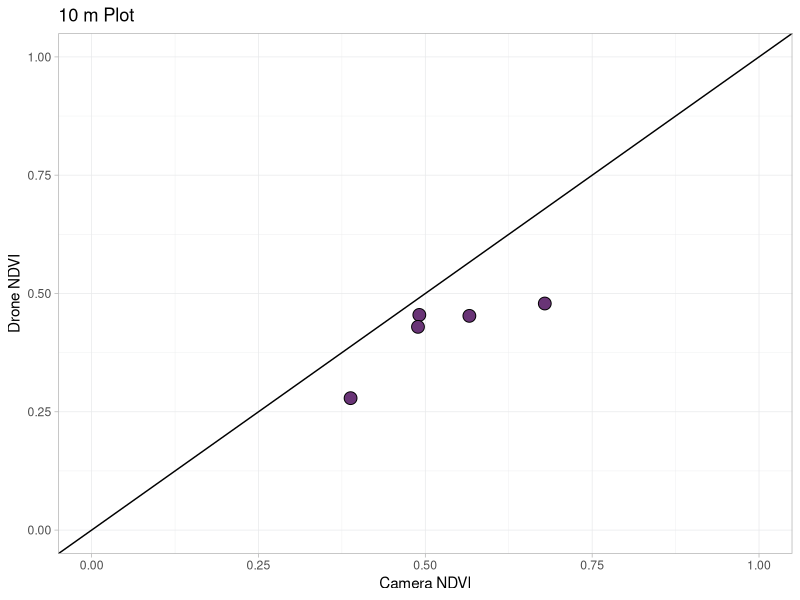
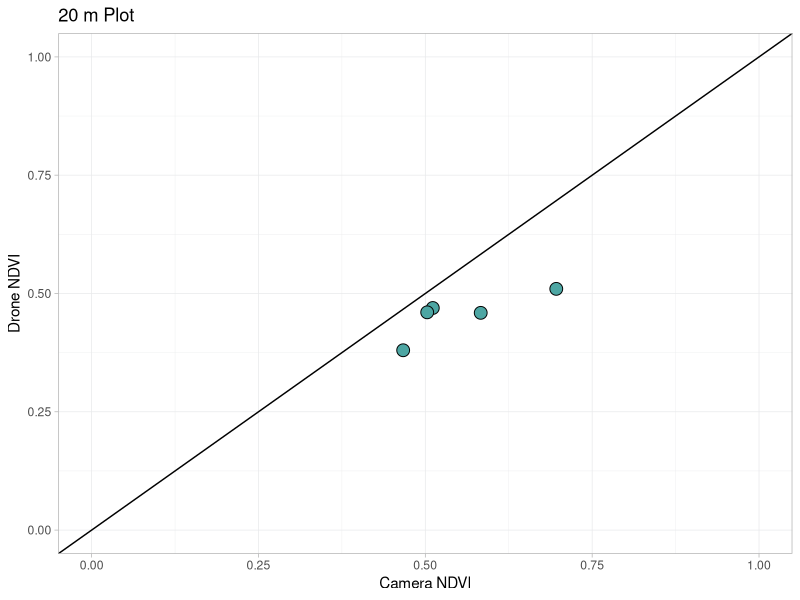
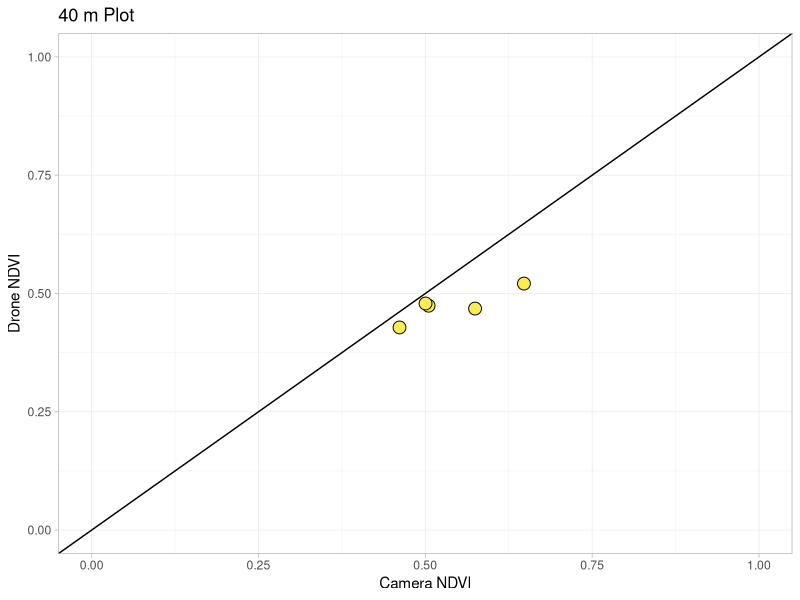
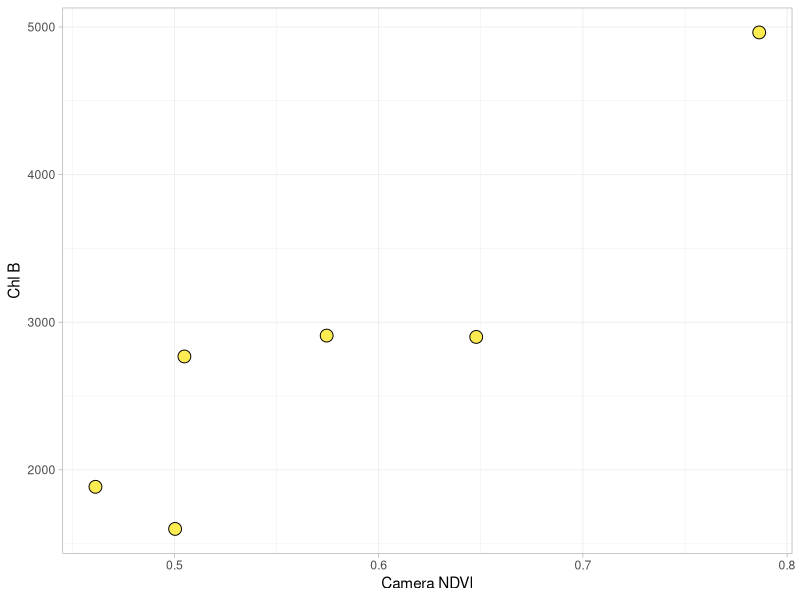
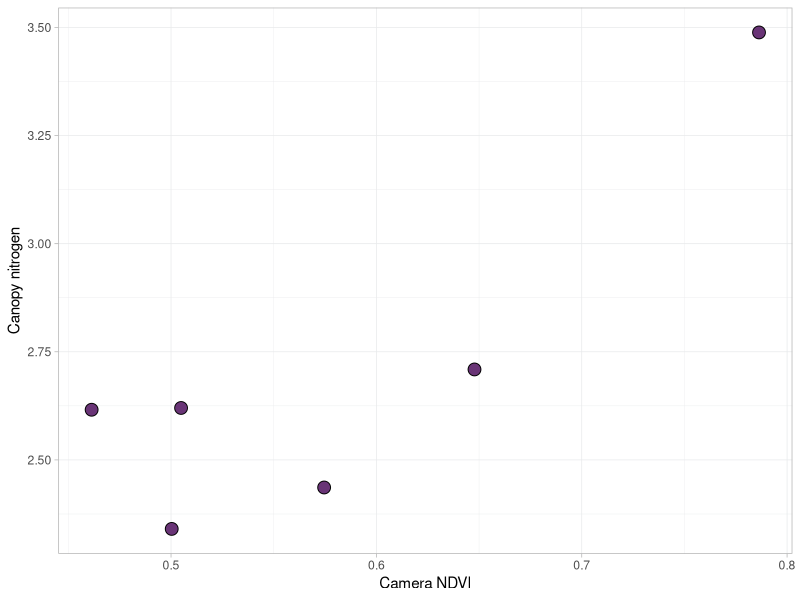

Here is the R script that generated these plots, in order: (Note: this script raises an error after producing the figures.)
#
require(ggplot2)
require(tidyverse)


litter <- read.csv("./data/ltreb_litterfall_data.csv")
ndvi.drone <- read.csv("./data/drone_ndvi_clean.csv")
df <- read.csv("./data/ltreb_ndvi.csv")

#################################
# adjusting values in df 
#adding age
df$stand.age <- 2019 - df$est_year

# make total lai
head(df[,15:19])

df$lai <- rowMeans(df[,15:19], na.rm=TRUE)

# scale CANOPY N using LMA generic 54.1 g per m^2 from Abrams and Kubiske (og is 5.41 mg per cm^2)
df$can.N <- ((df$nitrogen * 54.1) / 100 ) * df$lai

# chl adjust by lai
df$chl_b_est <- df$chl_b * df$lai
df$chl_a_est <- df$chl_a * df$lai

# Rename NDVI column in R
colnames(df)[colnames(df) == "NDVI_IndexAvg"] <- "ndvi"
#################################


# let's compare NDVI
# df %>%
#   group_by(plot_id) %>%
#   summarise(ndvi = mean(NDVI_IndexAvg), ndvi.sd = sd(NDVI_IndexAvg),
#             chl_b = mean(chl_b_est, na.rm = TRUE), chl_b.sd = sd(chl_b_est, na.rm = TRUE),
#             nitro = mean(can.N, na.rm = TRUE), nitro.sd = sd(can.N, na.rm = TRUE)) -> df.means

# 10 m!
df %>%
  filter(Distance == 0) %>%
  select(plot_id, ndvi) -> df.center
   
ndvi.drone %>%
  filter(buffer == 5) %>%
  select(plot_id, ndvi) -> df.drone.5
  
# merge

df.10m <- merge(df.center, df.drone.5, by = "plot_id")

colnames(df.10m)[colnames(df.10m) == "ndvi.x"] <- "cam.ndvi"
colnames(df.10m)[colnames(df.10m) == "ndvi.y"] <- "drone.ndvi"

x11(width = 3, height = 3)
ggplot(df.10m, aes(x = cam.ndvi, y = drone.ndvi))+
  geom_point(size = 4, shape = 21, color = "black", fill = "#693476")+
  geom_abline(slope = 1)+
  xlim(0, 1)+
  ylim(0, 1)+
  xlab("Camera NDVI")+
  ylab("Drone NDVI")+
  ggtitle("10 m Plot")+
  theme_light()+
  theme(  panel.grid.major = element_line(colour = "#e8e9eb"), 
          panel.grid.minor = element_line(colour = "#e8e9eb"))+
  guides(fill = guide_legend(title = NULL))

# 20 m FOV!
df %>%
  filter(Distance != 10) %>%
  select(plot_id, ndvi) %>%
  group_by(plot_id) %>%
  summarise(ndvi = mean(ndvi)) -> df.c_and_5


ndvi.drone %>%
  filter(buffer != 20) %>%
  select(plot_id, ndvi) %>%
  group_by(plot_id) %>%
  summarise(ndvi = mean(ndvi)) -> df.drone.10

# merge

df.20m <- merge(df.c_and_5, df.drone.10, by = "plot_id")

colnames(df.20m)[colnames(df.20m) == "ndvi.x"] <- "cam.ndvi"
colnames(df.20m)[colnames(df.20m) == "ndvi.y"] <- "drone.ndvi"

x11(width = 3, height = 3)
ggplot(df.20m, aes(x = cam.ndvi, y = drone.ndvi))+
  geom_point(size = 4, shape = 21, color = "black", fill = "#4da6a3")+
  geom_abline(slope = 1)+
  xlim(0, 1)+
  ylim(0, 1)+
  xlab("Camera NDVI")+
  ylab("Drone NDVI")+
  ggtitle("20 m Plot")+
theme_light()+
  theme(  panel.grid.major = element_line(colour = "#e8e9eb"), 
          panel.grid.minor = element_line(colour = "#e8e9eb"))+
  guides(fill = guide_legend(title = NULL))

# 40 m FOV!
df %>%
  select(plot_id, ndvi) %>%
  group_by(plot_id) %>%
  summarise(ndvi = mean(ndvi)) -> df.wide


ndvi.drone %>%
  select(plot_id, ndvi) %>%
  group_by(plot_id) %>%
  summarise(ndvi = mean(ndvi)) -> df.drone.wide

# merge

df.40m <- merge(df.wide, df.drone.wide, by = "plot_id")

colnames(df.40m)[colnames(df.40m) == "ndvi.x"] <- "cam.ndvi"
colnames(df.40m)[colnames(df.40m) == "ndvi.y"] <- "drone.ndvi"

x11(width = 3, height = 3)
ggplot(df.40m, aes(x = cam.ndvi, y = drone.ndvi))+
  geom_point(size = 4, shape = 21, color = "black", fill = "#fdec51")+
  geom_abline(slope = 1)+
  xlim(0, 1)+
  ylim(0, 1)+
  xlab("Camera NDVI")+
  ylab("Drone NDVI")+
  ggtitle("40 m Plot")+
theme_light()+
  theme(  panel.grid.major = element_line(colour = "#e8e9eb"), 
          panel.grid.minor = element_line(colour = "#e8e9eb"))+
  guides(fill = guide_legend(title = NULL))


########## STATS!

lm.10 <- lm(drone.ndvi ~ cam.ndvi, data = df.10m)
summary(lm.10)

lm.20 <- lm(drone.ndvi ~ cam.ndvi, data = df.20m)
summary(lm.20)


lm.40 <- lm(drone.ndvi ~ cam.ndvi, data = df.40m)
summary(lm.40)



############
# let's look at these values again motherfucker

# let's compare NDVI
df %>%
  group_by(plot_id) %>%
  summarise(ndvi = mean(ndvi), ndvi.sd = sd(ndvi),
            chl_a = mean(chl_a_est, na.rm = TRUE), chl_a.sd = sd(chl_a_est, na.rm = TRUE),
            chl_b = mean(chl_b_est, na.rm = TRUE), chl_b.sd = sd(chl_b_est, na.rm = TRUE),
            nitro = mean(can.N, na.rm = TRUE), nitro.sd = sd(can.N, na.rm = TRUE)) -> df.means

df.means <- data.frame(df.means)

x11(width = 3, height = 3)
ggplot(df.means, aes(x = ndvi, y = chl_b))+
  geom_point(size = 4, shape = 21, color = "black", fill = "#fdec51")+
  geom_abline(slope = 1)+
  # xlim(0, 1)+
  # ylim(0, 1)+
  xlab("Camera NDVI")+
  ylab("Chl B")+
  theme_light()+
  theme(  panel.grid.major = element_line(colour = "#e8e9eb"), 
          panel.grid.minor = element_line(colour = "#e8e9eb"))+
  guides(fill = guide_legend(title = NULL))

x11(width = 3, height = 3)
ggplot(df.means, aes(x = ndvi, y = nitro))+
  geom_point(size = 4, shape = 21, color = "black", fill = "#693476")+
  geom_abline(slope = 1)+
  # xlim(0, 1)+
  # ylim(0, 1)+
  xlab("Camera NDVI")+
  ylab("Canopy nitrogen")+
  theme_light()+
  theme(  panel.grid.major = element_line(colour = "#e8e9eb"), 
          panel.grid.minor = element_line(colour = "#e8e9eb"))+
  guides(fill = guide_legend(title = NULL))

lm.chlb <- lm(chl_b)